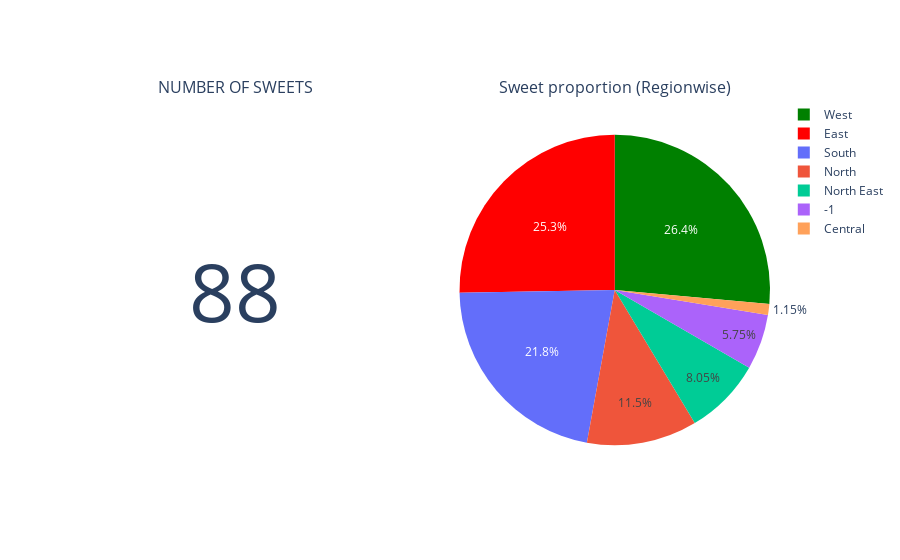

Notebook code cell kept with this figure:
### Markdown cell above
# SWEET_ANALYSIS

### Code cell
x=data[data["flavor_profile"]=="sweet"].reset_index()
y=x[["index", "region", "flavor_profile", "name"]]
z= y["region"].value_counts().reset_index()
z.columns=['region', 'counts']


fig = make_subplots(
    rows=1, cols=2,subplot_titles=('NUMBER OF SWEETS',"Sweet proportion (Regionwise)" ''),
    specs=[[{'type': 'indicator'},{'type': 'pie'}  ]] )

#1
total_dishes= x['name'].shape[0]
total_dishes

fig.add_trace(go.Indicator(
    mode = 'number',
    value = int(total_dishes)),row=1, col=1)

#2
fig.add_trace(go.Pie(labels=z["region"], 
                     values=z['counts'],textinfo='percent',
                    marker= dict(colors=['green','red'])),row=1, col=2, )


fig.show()

### Figure 1 — Plotly figure (JSON) as saved in the notebook; plotly's stock layout.template omitted (floating-point values rounded to 4 significant figures)
{"data": [{"domain": {"x": [0, 0.45], "y": [0, 1]}, "mode": "number", "type": "indicator", "value": 88}, {"domain": {"x": [0.55, 1], "y": [0, 1]}, "labels": ["West", "East", "South", "North", "North East", "-1", "Central"], "marker": {"colors": ["green", "red"]}, "textinfo": "percent", "type": "pie", "values": [23, 22, 19, 10, 7, 5, 1]}], "layout": {"annotations": [{"font": {"size": 16}, "showarrow": false, "text": "NUMBER OF SWEETS", "x": 0.225, "xanchor": "center", "xref": "paper", "y": 1, "yanchor": "bottom", "yref": "paper"}, {"font": {"size": 16}, "showarrow": false, "text": "Sweet proportion (Regionwise)", "x": 0.775, "xanchor": "center", "xref": "paper", "y": 1, "yanchor": "bottom", "yref": "paper"}]}}
